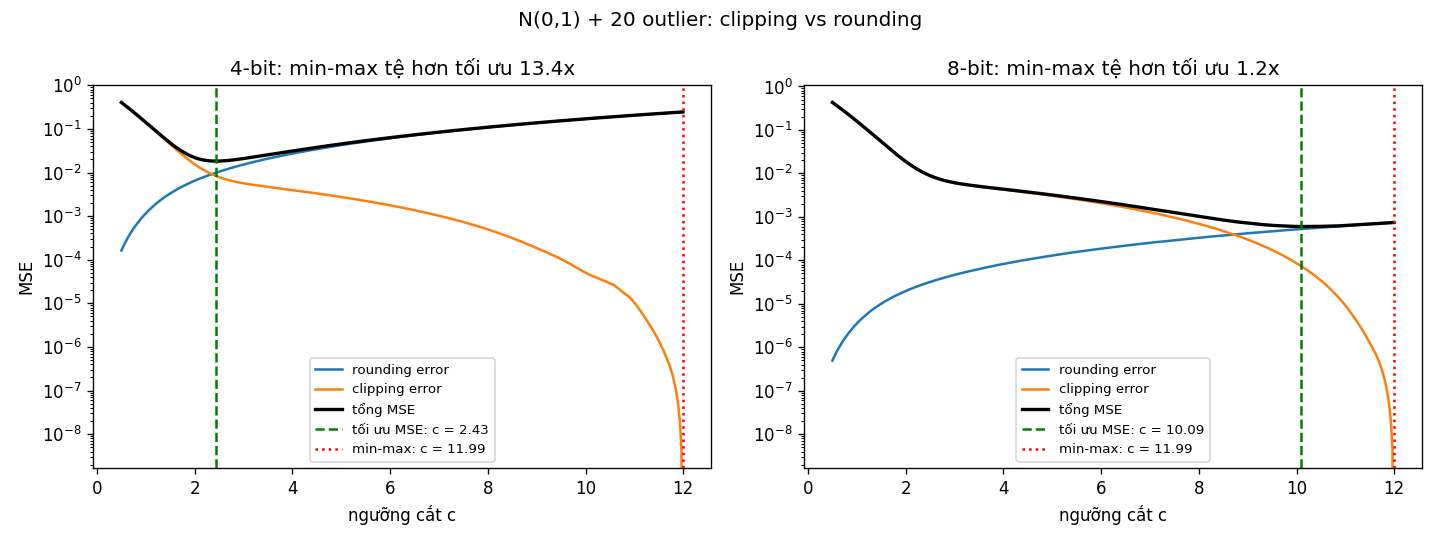

This figure's Python source:
"""Bài 2 – Trade-off clipping vs rounding (§2.2, §3.1).

Quét ngưỡng cắt c (lưới phủ [-c, c]), tách riêng 2 loại sai số:
  - rounding error: từ các giá trị nằm trong khoảng
  - clipping error: từ các giá trị nằm ngoài khoảng (bị ép về ±c)
Chạy:  python 0-numpy/ex2_clip_vs_round.py   -> lưu ex2_clip_vs_round.png
"""
import numpy as np
import matplotlib
matplotlib.use("Agg")
import matplotlib.pyplot as plt
from qlib import calc_qparams, fake_quant

rng = np.random.default_rng(0)
x = rng.standard_normal(200_000)
x[:20] = rng.choice([-1, 1], 20) * rng.uniform(8, 12, 20)   # vài outlier, giống weight thật

fig, axes = plt.subplots(1, 2, figsize=(12, 4.5))
for ax, b in zip(axes, (4, 8)):
    cs = np.linspace(0.5, np.abs(x).max(), 400)
    clip_e, round_e = [], []
    for c in cs:
        s, z = calc_qparams(-c, c, b, symmetric=True)
        e2 = (x - fake_quant(x, s, z, b, True)) ** 2
        inside = np.abs(x) <= c
        round_e.append(e2[inside].sum() / x.size)
        clip_e.append(e2[~inside].sum() / x.size)
    clip_e, round_e = np.array(clip_e), np.array(round_e)
    total = clip_e + round_e
    best = cs[total.argmin()]

    ax.plot(cs, round_e, label="rounding error")
    ax.plot(cs, clip_e, label="clipping error")
    ax.plot(cs, total, "k", lw=2, label="tổng MSE")
    ax.axvline(best, ls="--", c="g", label=f"tối ưu MSE: c = {best:.2f}")
    ax.axvline(cs[-1], ls=":", c="r", label=f"min-max: c = {cs[-1]:.2f}")
    ax.set_yscale("log")
    ax.set_xlabel("ngưỡng cắt c"); ax.set_ylabel("MSE")
    ax.set_title(f"{b}-bit: min-max tệ hơn tối ưu {total[-1] / total.min():.1f}x")
    ax.legend(fontsize=8)
    print(f"{b}-bit: c tối ưu = {best:.2f} (min-max = {cs[-1]:.2f}),  "
          f"MSE tối ưu = {total.min():.2e},  MSE min-max = {total[-1]:.2e}")

plt.suptitle("N(0,1) + 20 outlier: clipping vs rounding")
plt.tight_layout()
out = __file__.replace(".py", ".png")
plt.savefig(out, dpi=120)
print("đã lưu", out)
